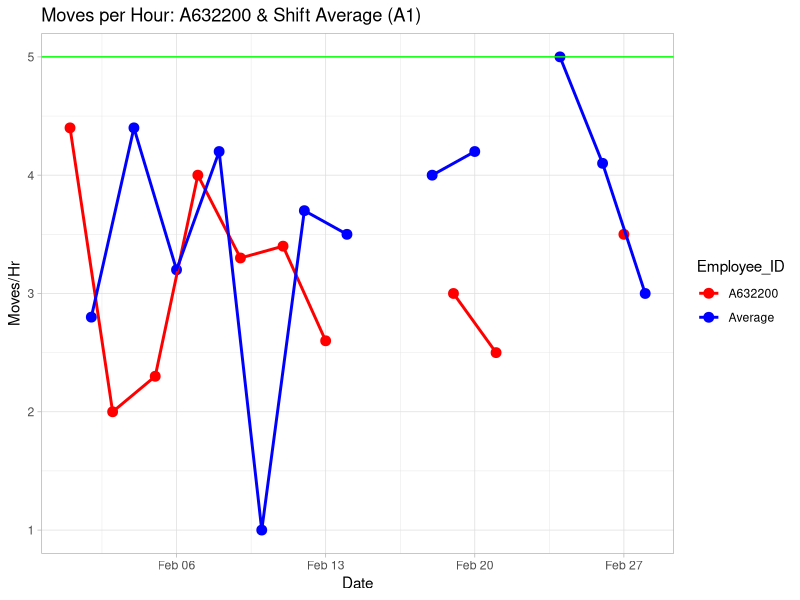

Generate this figure with R:
## ---- chunk 1
knitr::opts_chunk$set(echo = TRUE)
## ---- chunk 2
## Step 1
library(tidyverse)
library(data.table)
## ---- chunk 3
dat <- read.csv("2023_02_summary.csv", header=FALSE)
## ---- chunk 4
employee_ID <- pull(dat,V2)
employee_ID <- unique(employee_ID)
employee_ID <- employee_ID[3:length(employee_ID)]
## ---- chunk 5
## Remove rows below Employee_Id in data
tempVar1 <- length(employee_ID)+3
tempVar2 <- nrow(dat)
dat <- dat[-c(tempVar1:tempVar2),]

## Remove commas, which if present returns NA upon conversion to numeric class (e.g 1,215 to 1215)
tempVar3 <- c(3:length(dat))
dat[tempVar3] <- lapply(dat[tempVar3], gsub, pattern =",", replacement="")

## Remove % symbols, which if present returns NA upon conversion to numeric class (e.g. 98% = 98)
dat[tempVar3] <- lapply(dat[tempVar3], gsub, pattern ="%", replacement="")

## Create completed moves (cms) dataframe
cms_v1 <- dat[, dat[2, ] == "Completed Moves"]
cms_v2 <- dat[, c(2,length(dat)-3)]
cms_v3 <- cbind(cms_v2, cms_v1)

## Create moves per hour (mph) dataframe
mph_v1 <- dat[, dat[2, ] == "MPH"]
mph_v2 <- dat[, c(2,length(dat)-1)]
mph_v3 <- cbind(mph_v2, mph_v1)

## Create on time percent (otp) dataframe
otp_v1 <- dat[, dat[2, ] == "On-Time Moves "]
otp_v2 <- dat[, c(2,length(dat))]
otp_v3 <- cbind(otp_v2, otp_v1)

## Create hours Worked (hrw) dataframe
hrw_v1 <- dat[, dat[2, ] == "Hours Worked"]
hrw_v2 <- dat[, c(2,length(dat)-2)]
hrw_v3 <- cbind(hrw_v2, hrw_v1)

## Make the date row the header for cms, mph, otp, and hrw dataframes
cms_v4 <- cms_v3
colnames(cms_v4) <- cms_v3[1, ]
cms_v4 = cms_v4[-1,]

mph_v4 <- mph_v3
colnames(mph_v4) <- mph_v3[1, ]
mph_v4 = mph_v4[-1,]

otp_v4 <- otp_v3
colnames(otp_v4) <- otp_v3[1, ]
otp_v4 = otp_v4[-1,]

hrw_v4 <- hrw_v3
colnames(hrw_v4) <- hrw_v3[1, ]
hrw_v4 = hrw_v4[-1,]

## Label the column Employee ID column
colnames(cms_v4)[1] <- "Employee_ID"
colnames(mph_v4)[1] <- "Employee_ID"
colnames(otp_v4)[1] <- "Employee_ID"
colnames(hrw_v4)[1] <- "Employee_ID"

## Label the Total column 
colnames(cms_v4)[2] <- "Total"
colnames(mph_v4)[2] <- "Total"
colnames(otp_v4)[2] <- "Total"
colnames(hrw_v4)[2] <- "Total"

## Change the data class from character to numeric
c4 <- c(2:length(cms_v4))
cms_v4[ ,c4] <- apply(cms_v4[ ,c4], 2, function(x) as.numeric(as.character(x)))
mph_v4[ ,c4] <- apply(mph_v4[ ,c4], 2, function(x) as.numeric(as.character(x)))
otp_v4[ ,c4] <- apply(otp_v4[ ,c4], 2, function(x) as.numeric(as.character(x)))
hrw_v4[ ,c4] <- apply(hrw_v4[ ,c4], 2, function(x) as.numeric(as.character(x)))

## Add a row with the calculated mean 

### Copy dataframe
cms_v5 <- cms_v4
mph_v5 <- mph_v4
otp_v5 <- otp_v4

### Calculate mean of all numeric columns
cms_v5 <- cms_v4 %>% summarize_if(is.numeric, mean, na.rm = TRUE)
mph_v5 <- mph_v4 %>% summarize_if(is.numeric, mean, na.rm = TRUE)
otp_v5 <- otp_v4 %>% summarize_if(is.numeric, mean, na.rm = TRUE)

### Label the new row 
Employee_ID <- "Average"
cms_v5$Employee_ID <- Employee_ID
mph_v5$Employee_ID <- Employee_ID
otp_v5$Employee_ID <- Employee_ID

### Reorder A number column from last to first
cms_v5 <- cms_v5[, c(length(cms_v5),1:length(cms_v5)-1)]
mph_v5 <- mph_v5[, c(length(mph_v5),1:length(mph_v5)-1)]
otp_v5 <- otp_v5[, c(length(otp_v5),1:length(otp_v5)-1)]

### In the darkness bind them
cms_v6 <- rbind(cms_v4,cms_v5)
mph_v6 <- rbind(mph_v4,mph_v5)
otp_v6 <- rbind(otp_v4,otp_v5)

### Round to appropriate digit
cms_v7 <- cms_v6 %>% mutate(across(is.numeric, round, digits=1))
mph_v7 <- mph_v6 %>% mutate(across(is.numeric, round, digits=1))
otp_v7 <- otp_v6 %>% mutate(across(is.numeric, round, digits=1))

## Clean up variable names
cms <- cms_v7
mph <- mph_v7
otp <- otp_v7
hrw <- hrw_v4
## ---- chunk 6
# 590 Employee Reference Table
names <- c("Shonda Johnson","Alandrea Smith","Joe Juarez","Thad Schmitz","James Wood","Alex Marquette","Jon Naylor","Cody Bertram","Tom Nie","Reece Gilbert","Aaron Sasse","Raymond Wiech","Thomas Oetker","Curt Johnson","Wyatt Catron","Rick Wharton","Joe Volker")
driver_ID <- c("A633224","A634341","A639084","A649672","A582797","A651095","A649670","A650934","A593317","A642379","A617437","A648278","A644891","A639650","A641937","A642929","A650739")
employees <- data.frame(names,driver_ID)

#Employee ID's by shift
a1 <- c("A633224","A634341","A639084","A649672")
a2 <- c("A582797","A651095","A649670","A650934")
b1 <- c("A593317","A642379","A617437","A648278","A644891")
b2 <- c("A639650","A641937","A642929","A650739")

## ---- chunk 7
## Shift A1
cms_a1 <- subset(cms, employee_ID %in% a1)
mph_a1 <- subset(mph, employee_ID %in% a1)
otp_a1 <- subset(otp, employee_ID %in% a1)
hrw_a1 <- subset(hrw, employee_ID %in% a1)

##Shift A2
cms_a2 <- subset(cms, employee_ID %in% a2)
mph_a2 <- subset(mph, employee_ID %in% a2)
otp_a2 <- subset(otp, employee_ID %in% a2)
hrw_a2 <- subset(hrw, employee_ID %in% a2)

##Shift B1
cms_b1 <- subset(cms, employee_ID %in% b1)
mph_b1 <- subset(mph, employee_ID %in% b1)
otp_b1 <- subset(otp, employee_ID %in% b1)
hrw_b1 <- subset(hrw, employee_ID %in% b1)

##Shift B2
cms_b2 <- subset(cms, employee_ID %in% b2)
mph_b2 <- subset(mph, employee_ID %in% b2)
otp_b2 <- subset(otp, employee_ID %in% b2)
hrw_b2 <- subset(hrw, employee_ID %in% b2)
## ---- chunk 8
##Calculate the means
cms_a1_mean <- cms_a1 %>%
        select(-c(1,2)) %>%
  summarize_if(is.numeric, mean, na.rm = TRUE)

cms_a2_mean <- cms_a2 %>%
        select(-c(1,2)) %>%
  summarize_if(is.numeric, mean, na.rm = TRUE)

cms_b1_mean <- cms_b1 %>%
        select(-c(1,2)) %>%
  summarize_if(is.numeric, mean, na.rm = TRUE)

cms_b2_mean <- cms_b2 %>%
        select(-c(1,2)) %>%
  summarize_if(is.numeric, mean, na.rm = TRUE)

mph_a1_mean <- mph_a1 %>%
        select(-c(1,2)) %>%
  summarize_if(is.numeric, mean, na.rm = TRUE)

mph_a2_mean <- mph_a2 %>%
        select(-c(1,2)) %>%
  summarize_if(is.numeric, mean, na.rm = TRUE)

mph_b1_mean <- mph_b1 %>%
        select(-c(1,2)) %>%
  summarize_if(is.numeric, mean, na.rm = TRUE)

mph_b2_mean <- mph_b2 %>%
        select(-c(1,2)) %>%
  summarize_if(is.numeric, mean, na.rm = TRUE)

otp_a1_mean <- otp_a1 %>%
        select(-c(1,2)) %>%
  summarize_if(is.numeric, mean, na.rm = TRUE)

otp_a2_mean <- otp_a2 %>%
        select(-c(1,2)) %>%
  summarize_if(is.numeric, mean, na.rm = TRUE)

otp_b1_mean <- otp_b1 %>%
        select(-c(1,2)) %>%
  summarize_if(is.numeric, mean, na.rm = TRUE)

otp_b2_mean <- otp_b2 %>%
        select(-c(1,2)) %>%
  summarize_if(is.numeric, mean, na.rm = TRUE)

## Add columns back to rbind
add_columns_back <- list(Employee_ID = "Average", Total = NA)
add_columns_back <- as.data.frame(add_columns_back)

## In the darkness bind them
cms_a1_mean <- cbind(add_columns_back,cms_a1_mean)
cms_a1 <- rbind(cms_a1,cms_a1_mean)
cms_a1 <- cms_a1 %>% mutate(across(is.numeric, round, digits=1))

cms_a2_mean <- cbind(add_columns_back,cms_a2_mean)
cms_a2 <- rbind(cms_a2,cms_a2_mean)
cms_a2 <- cms_a2 %>% mutate(across(is.numeric, round, digits=1))

cms_b1_mean <- cbind(add_columns_back,cms_b1_mean)
cms_b1 <- rbind(cms_b1,cms_b1_mean)
cms_b1 <- cms_b1 %>% mutate(across(is.numeric, round, digits=1))

cms_b2_mean <- cbind(add_columns_back,cms_b2_mean)
cms_b2 <- rbind(cms_b2,cms_b2_mean)
cms_b2 <- cms_b2 %>% mutate(across(is.numeric, round, digits=1))

mph_a1_mean <- cbind(add_columns_back,mph_a1_mean)
mph_a1 <- rbind(mph_a1,mph_a1_mean)
mph_a1 <- mph_a1 %>% mutate(across(is.numeric, round, digits=1))

mph_a2_mean <- cbind(add_columns_back,mph_a2_mean)
mph_a2 <- rbind(mph_a2,mph_a2_mean)
mph_a2 <- mph_a2 %>% mutate(across(is.numeric, round, digits=1))

mph_b1_mean <- cbind(add_columns_back,mph_b1_mean)
mph_b1 <- rbind(mph_b1,mph_b1_mean)
mph_b1 <- mph_b1 %>% mutate(across(is.numeric, round, digits=1))

mph_b2_mean <- cbind(add_columns_back,mph_b2_mean)
mph_b2 <- rbind(mph_b2,mph_b2_mean)
mph_b2 <- mph_b2 %>% mutate(across(is.numeric, round, digits=1))

otp_a1_mean <- cbind(add_columns_back,otp_a1_mean)
otp_a1 <- rbind(otp_a1,otp_a1_mean)
otp_a1 <- otp_a1 %>% mutate(across(is.numeric, round, digits=1))

otp_a2_mean <- cbind(add_columns_back,otp_a2_mean)
otp_a2 <- rbind(otp_a2,otp_a2_mean)
otp_a2 <- otp_a2 %>% mutate(across(is.numeric, round, digits=1))

otp_b1_mean <- cbind(add_columns_back,otp_b1_mean)
otp_b1 <- rbind(otp_b1,otp_b1_mean)
otp_b1 <- otp_b1 %>% mutate(across(is.numeric, round, digits=1))

otp_b2_mean <- cbind(add_columns_back,otp_b2_mean)
otp_b2 <- rbind(otp_b2,otp_b2_mean)
otp_b2 <- otp_b2 %>% mutate(across(is.numeric, round, digits=1))

## ---- chunk 9
### Pivot Longer
test <- cms_a1 %>%
        pivot_longer(
                cols = !"Employee_ID",
                names_to = "Date",
                values_to = "Count"
        )
### Pivot Wider
test <- test %>%
        pivot_wider(
                names_from = "Employee_ID",
                values_from = "Count"
        )
### Remove Total Row
test <- test[-1,]
View(test)

## ---- chunk 10
test2 <- mph_a1[,-2] %>%
        pivot_longer(
                cols = !"Employee_ID",
                names_to = "Date",
                values_to = "Count",

        )
test2$Date <- mdy(test2$Date)
test2 <- as.data.frame(test2)
viz_test <- test2 %>%
        filter(Employee_ID == c("A632200","Average")) %>%
        ggplot(aes(x=Date,y=Count, color = Employee_ID))+
        geom_point(size=3)+
        geom_line(size=1)+
        geom_hline(yintercept = 5, color = "green") +
        scale_color_manual(values = c("red", "blue")) +
        labs(y="Moves/Hr",title = "Moves per Hour: A632200 & Shift Average (A1)")+
        theme_light()
viz_test


## ---- chunk 11
test2 <- cms_a1[,-2] %>%
        pivot_longer(
                cols = !"Employee_ID",
                names_to = "Date",
                values_to = "Count",
                values_drop_na = TRUE
        )
test2$Date <- mdy(test2$Date)

## ---- chunk 12
#Employee ID's by shift
        a1 <- c("A633224","A634341","A639084","A649672")
        a2 <- c("A582797","A651095","A649670","A650934")
        b1 <- c("A593317","A642379","A617437","A648278","A644891")
        b2 <- c("A639650","A641937","A642929","A650739")

metric_viz <- function(data,metric,shift){


        
# Extract individual metric from dataset
        v1 <- data[, data[2, ] == metric]
        v2 <- data[, c(2,length(data)-3)]
        v3 <- cbind(v2, v1)

# Make the date row the header
        v4 <- v3
        colnames(v4) <- v3[1, ]

# Label the column Employee ID column
        colnames(v4)[1] <- "Employee_ID"

# Label the Total column 
        colnames(v4)[2] <- "Total"
        
# Remove first 2 rows
                v4 = v4[-c(1:2),]
        
# Change the data class from character to numeric
        c1 <- c(2:length(v4))
        v4[ ,c1] <- apply(v4[ ,c1], 2, function(x) as.numeric(as.character(x)))
        

# Filter by shift
        v5 <- v4 %>% filter(Employee_ID %in% shift)

# Calculate shift mean
        v5_mean <- v5 %>%
                select(-c(1,2)) %>%
                        summarize_if(is.numeric, mean, na.rm = TRUE)
        
# Add columns back to rbind
        add_columns_back <- list(Employee_ID = "Average", Total = NA)
        add_columns_back <- as.data.frame(add_columns_back)
        
# In the darkness bind them
        v5_mean <- cbind(add_columns_back,v5_mean)
        v6 <- rbind(v5,v5_mean)
        v6 <- v6 %>% mutate(across(is.numeric, round, digits=1))

# Pivot
        v7 <- v6[,-2] %>%
                pivot_longer(
                        cols = !"Employee_ID",
                        names_to = "Date",
                        values_to = "Count",

        )
        
View(v7)
}
